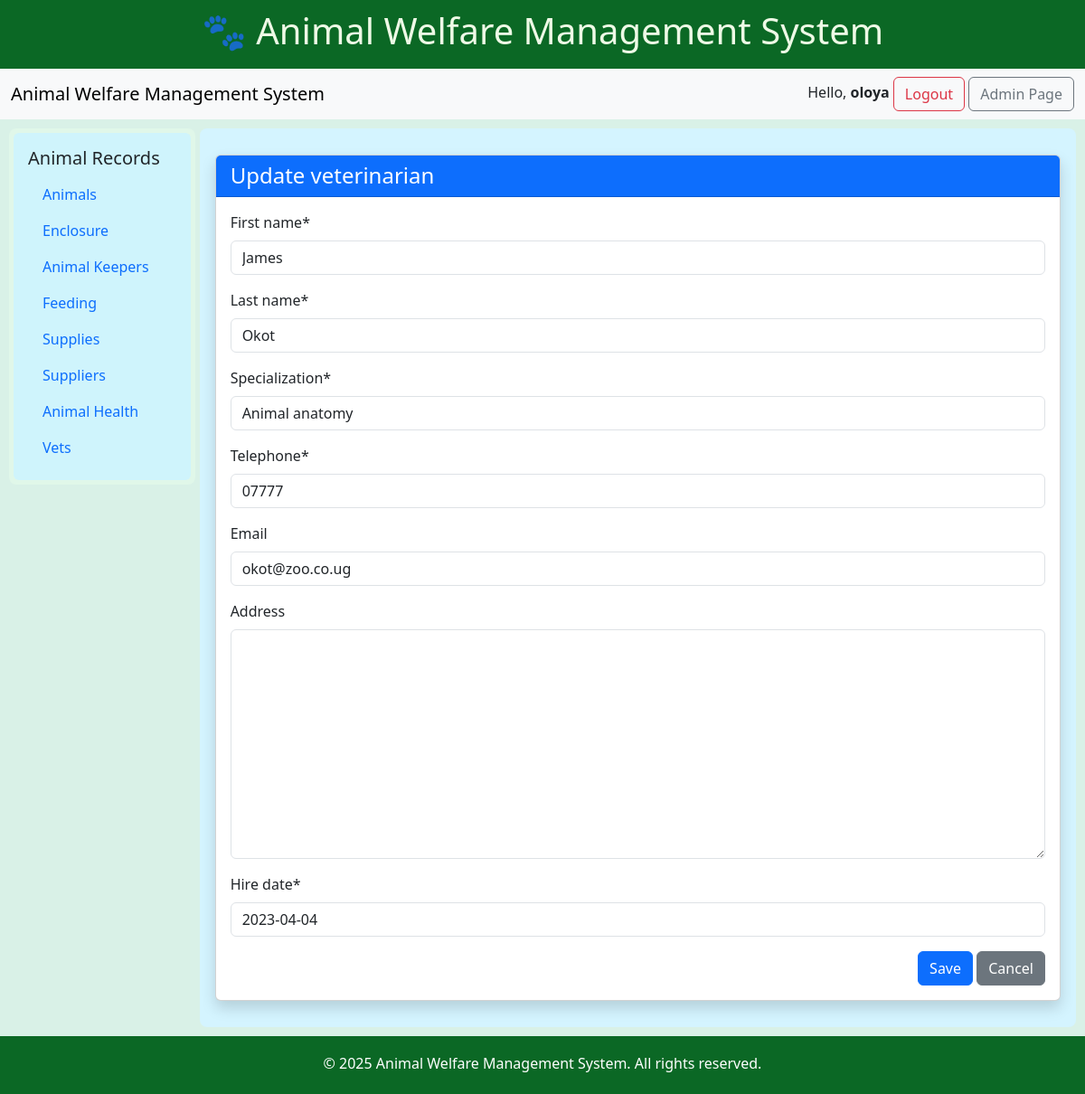
Page /update_vet/1/ (signed in) on the committed database.
### zoo/models.py (models this page shows, shortened)
class Veterinarian(models.Model):
    first_name = models.CharField(max_length=100)
    last_name = models.CharField(max_length=100)
    specialization = models.CharField(max_length=100)
    telephone = models.CharField(max_length=100)
    email = models.EmailField(null=True, blank=True)
    address = models.TextField(null=True, blank=True)
    hire_date = models.DateField()
    date_added = models.DateTimeField(auto_now_add=True)

### zoo/views.py (the view)
# urls.py: path('update_vet/<int:veterinarian_id>/', views.update_veterinarian, name='update_vet'),
@login_required(login_url= 'login')
def update_veterinarian(request, veterinarian_id):
    veterinarian = Veterinarian.objects.get(id=veterinarian_id)
    form = VeterinarianForm(instance=veterinarian)
    if request.method == 'POST':
        form = VeterinarianForm(request.POST, instance=veterinarian)
    if form.is_valid():
        form.save()
        return redirect('vet_list')
    context = {
        "form": form,
        "title": "Update veterinarian",
    }
    return render(request, "vet/add_vet.html", context)

### zoo/form.py
class VeterinarianForm(forms.ModelForm):
    class Meta:
        model = Veterinarian
        fields = ['first_name', 'last_name', 'specialization', 'telephone', 'email', 'address', 'hire_date']

### zoo/templates/vet/add_vet.html (shortened to what this page needs)
{%extends "base.html" %}
{% load static %}
{% load crispy_forms_tags %}
{%  block content %}
<div class="container py-4">
    <div class="card shadow">
        <div class="card-header bg-primary text-white">
            <h4 class="mb-0">{{ title}}</h4>
        </div>
        <div class="card-body">
            <form method="POST" action="">
                {{ form|crispy }}
                <div class="text-end">
                    <button type="submit" class="btn btn-primary">Save</button>
                    <a href="{% url 'vet_list' %}" class="btn btn-secondary">Cancel</a>
                </div>
            </form>
        </div>
    </div>
</div>
{% endblock %}

### zoo/templates/includes/navbar.html (shortened to what this page needs)
<div class="navbar navbar-expand-lg bg-body-tertiary">
    <div class="container-fluid">
      <a class="navbar-brand" href="">Animal Welfare Management System</a>
      <div>
        <span>Hello, <strong>{{ request.user }}</strong></span>
        <a href="{% url 'logout' %}" class="btn btn-outline-danger">Logout</a>
      {% if request.user.is_staff %}
        <a href="{% url 'admin:index' %}" class="btn btn-outline-secondary">Admin Page</a>
      {% endif %}
    </div>
  </div>
</div>

### zoo/templates/base.html (style rules this page uses)
html, body { height: 100%; margin: 0; }
body { display: flex; flex-direction: column; min-height: 100vh; }

### rows in the picture
Veterinarian: first_name "James", last_name "Okot", specialization "Animal anatomy", telephone "07777", email "okot@zoo.co.ug", hire_date "2023-04-04"

### other values in the picture
{{ request.user }} "oloya"
{{ title }} "Update veterinarian"
